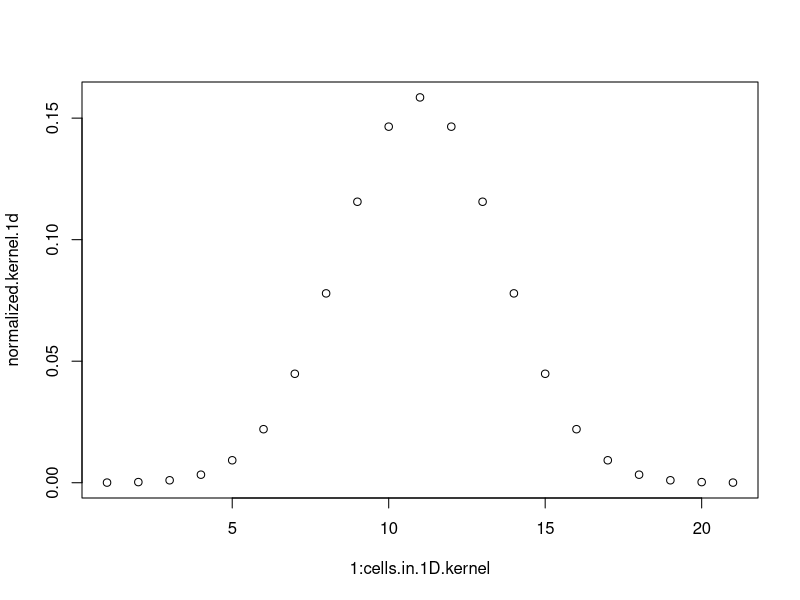
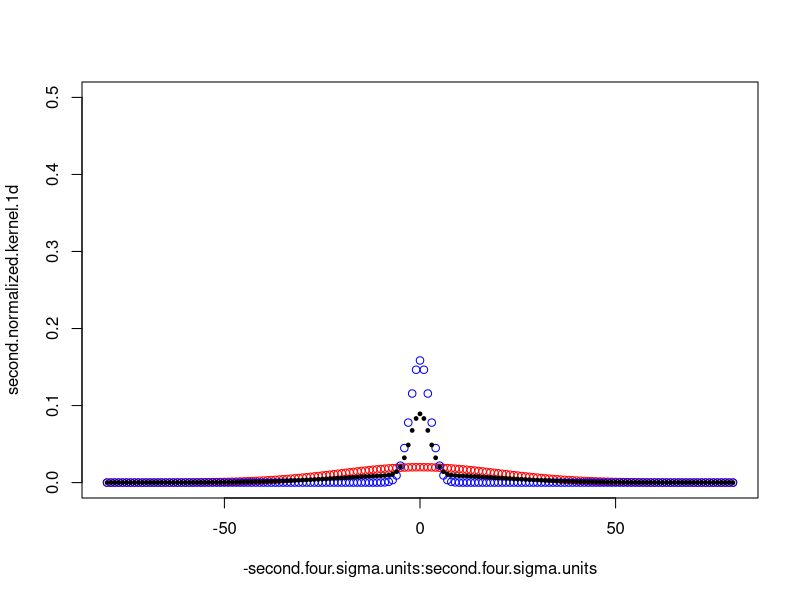
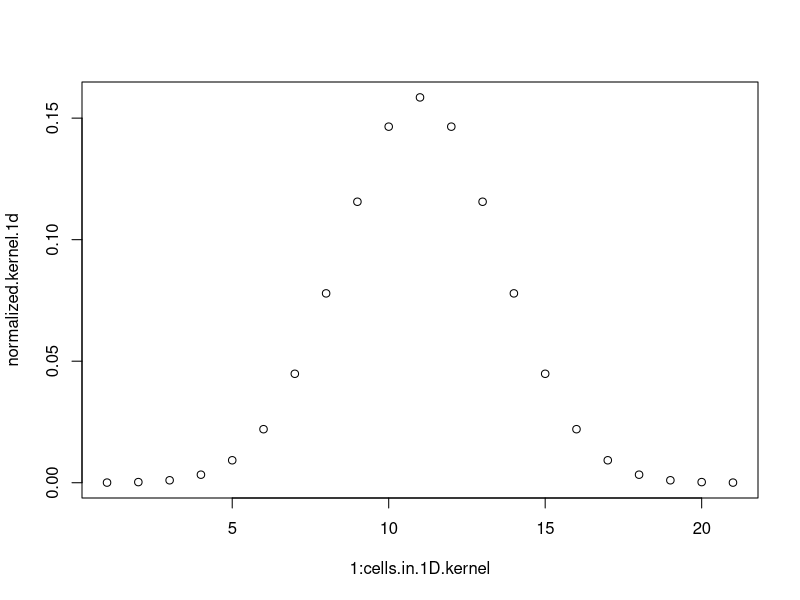
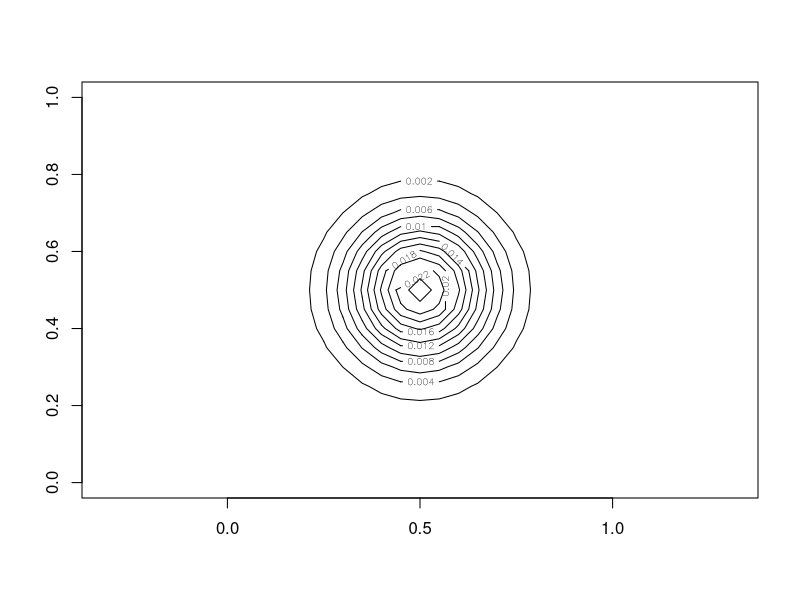
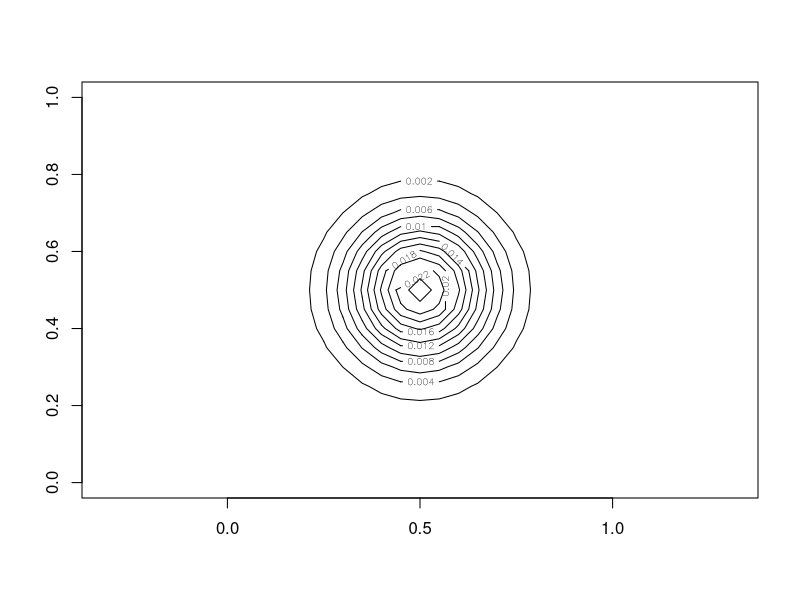
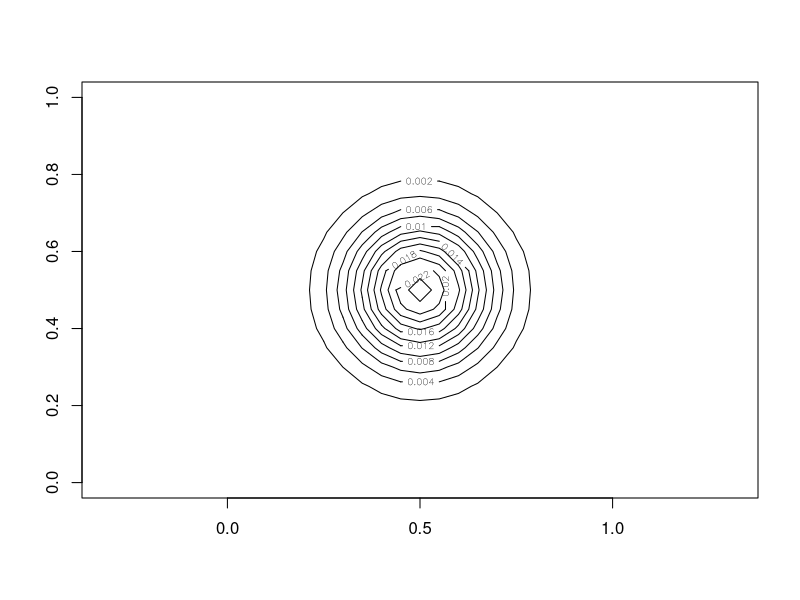

Write the R code that produced these figures, in order. (Note: this script raises an error after producing the figures.)
#############################################################################################################################
#
#  code to write the dispersal matrix for a given number of patches and dispersal kernel to go into Nemo
#  19 Jan 2015
#
#############################################################################################################################



# FOR A LANDSCAPE OF A GIVEN SIZE

#patches.x <- 1000	# number of patches going horizontally in the cylinder, the range will expand in this direction
#patches.y <- 200		# number of patches lined up vertically in the cylinder
	# mostly irrelevant for figuring out dispersal kernel, except don't want it to loop entirely around the cylinder
	# cut in half when creating the landscape because I want symmetry so the edges match up, the landscape will be made then mirrored

# how big in 1-D is a patch (meters here)
cell <- 50
# landscape size
land.x <- 10000	# 1000 km = 1,000,000 m
land.y <- 5000		# 50 km = 50,000 m

cells.x <- land.x/cell
cells.y <- land.y/cell

(total.cells <- cells.x * cells.y)



# CREATE THE DISPERSAL MATRIX

# dispersal kernel from 1 patch to surrounding patches
#	want it to be Gaussian and vary to having more LDD (long distance dispersal)
dist.mean <- 0		# mean should stay at zero as dispersal is centered around natal patch
dist.sd <- 125		# this is sigma, one standard deviation, in meters

# scale the landscape, and want to cut off at 4 sigma, so how many cells (in 1-D) are there within 4 sigma:
units <- dist.sd/cell		# number of cells per one sigma
four.sigma.units <- 4*units	# number of cells per four sigma IN ONE DIRECTION

center.cell <- four.sigma.units + 1
cells.in.1D.kernel <- four.sigma.units + four.sigma.units + 1
		# total cells going across the one-dimensional kernel are those one either side plus the central/natal one

# make the 1-D kernel
kernel.1d <- rep(NA, cells.in.1D.kernel)
k <- 1
for(i in -four.sigma.units:four.sigma.units){
	left.boundary <- (i-0.5)*cell
	right.boundary <- (i+0.5)*cell
	kernel.1d[k] <- pnorm(q=right.boundary, sd=dist.sd) - pnorm(q=left.boundary, sd=dist.sd)
	k <- k+1
}

# actually just take the first half and copy it to the second half, because the numbers slightly differ at the 12th decimal place otherwise.
# might be slightly inaccurate, but will ensure accuracy down the line and a perfect mirror image
kernel.1d <- c(kernel.1d[1:center.cell], kernel.1d[(center.cell-1):1])

	# correct to have the halves because the center cell in a sense can be thought of as zero space since not migrating leaves you there
	# still need to renormalize because only have the cumulative within 4 sigma
normalized.kernel.1d <- kernel.1d/sum(kernel.1d)	# normalize the probabilities to sum to 1
plot(1:cells.in.1D.kernel, normalized.kernel.1d)


########################################################################################################################
########################################################################################################################
#
#	for summing 2 distributions to create kurtosis:
#
# do the above again for a second distribution, sum the 1-D kernels and normalize
#
#	*** NOTE ***
#	WHEN SUMMING THE KERNELS, MAKE SURE TO ADD AFTER CENTERING AROUND 0
#
# dispersal kernel from 1 patch to surrounding patches
#	want it to be Gaussian and vary to having more LDD (long distance dispersal)
second.dist.mean <- 0		# mean should stay at zero as dispersal is centered around natal patch
second.dist.sd <- 1000		# this is sigma, one standard deviation, in meters

# scale the landscape, and want to cut off at 4 sigma, so how many cells (in 1-D) are there within 4 sigma:
second.units <- second.dist.sd/cell		# number of cells per one sigma
second.four.sigma.units <- 4*second.units	# number of cells per four sigma IN ONE DIRECTION

second.center.cell <- second.four.sigma.units + 1
second.cells.in.1D.kernel <- second.four.sigma.units + second.four.sigma.units + 1
		# total cells going across the one-dimensional kernel are those one either side plus the central/natal one

# make the 1-D kernel
second.kernel.1d <- rep(NA, second.cells.in.1D.kernel)
k <- 1
for(i in -second.four.sigma.units:second.four.sigma.units){
	left.boundary <- (i-0.5)*cell
	right.boundary <- (i+0.5)*cell
	second.kernel.1d[k] <- pnorm(q=right.boundary, sd=second.dist.sd) - pnorm(q=left.boundary, sd=second.dist.sd)
	k <- k+1
}

# actually just take the first half and copy it to the second half, because the numbers slightly differ at the 12th decimal place otherwise.
# might be slightly inaccurate, but will ensure accuracy down the line and a perfect mirror image
second.kernel.1d <- c(second.kernel.1d[1:second.center.cell], second.kernel.1d[(second.center.cell-1):1])

	# correct to have the halves because the center cell in a sense can be thought of as zero space since not migrating leaves you there
	# still need to renormalize because only have the cumulative within 4 sigma
second.normalized.kernel.1d <- second.kernel.1d/sum(second.kernel.1d)	# normalize the probabilities to sum to 1

diff.in.length <- abs(length(normalized.kernel.1d) - length(second.normalized.kernel.1d))
each.end.diff <- diff.in.length/2
# which is the shorter one:
if((length(normalized.kernel.1d) - length(second.normalized.kernel.1d)) < 0){	# then first kernel is shorter, add to it's length
	second.shorter <- FALSE
	long.normalized.kernel.1d <- c(rep(0, each.end.diff), normalized.kernel.1d, rep(0, each.end.diff))
	plot(-second.four.sigma.units:second.four.sigma.units, second.normalized.kernel.1d, ylim=c(0,0.5), col="red")
	points(-second.four.sigma.units:second.four.sigma.units, long.normalized.kernel.1d, col="blue")
}
if((length(normalized.kernel.1d) - length(second.normalized.kernel.1d)) > 0){	# then second kernel is shorter, add to it's length
	second.shorter <- TRUE
	second.normalized.kernel.1d <- c(rep(0, each.end.diff), second.normalized.kernel.1d, rep(0, each.end.diff))
	plot(-four.sigma.units:four.sigma.units, normalized.kernel.1d, ylim=c(0,0.5), col="red")
	points(-four.sigma.units:four.sigma.units, second.normalized.kernel.1d, col="blue")
}

prop.first.kernel <- 0.5
prop.second.kernel <- 1 - prop.first.kernel
summed.1d.kernels <- (long.normalized.kernel.1d * prop.first.kernel) + (second.normalized.kernel.1d * prop.second.kernel)

# just for the plot, to know which x values to use
if(second.shorter==FALSE){
	points(-second.four.sigma.units:second.four.sigma.units, summed.1d.kernels, pch=20, cex=0.75)
}else{
	points(-four.sigma.units:four.sigma.units, summed.1d.kernels, pch=20, cex=0.75)
}

########################################################################################################################
########################################################################################################################


# IF USING COMBINATION OF 2 KERNELS, UNCODE FOLLOWING LINE
#
# normalized.kernel.1d <- summed.1d.kernels

#normalized.kernel.1d <- kernel.1d/sum(kernel.1d)	# normalize the probabilities to sum to 1
plot(1:cells.in.1D.kernel, normalized.kernel.1d)

# multiply it by itself to create the 2-D
horizontal.to.multiply <- matrix(NA, nrow=length(normalized.kernel.1d), ncol=length(normalized.kernel.1d))
vertical.to.multiply <- matrix(NA, nrow=length(normalized.kernel.1d), ncol=length(normalized.kernel.1d))

for(j in 1:length(normalized.kernel.1d)){
	horizontal.to.multiply[j,] <- normalized.kernel.1d
	vertical.to.multiply[,j] <- normalized.kernel.1d
}

multiplied.kernels <- horizontal.to.multiply * vertical.to.multiply


# plot the multiplied matrix
library(graphics)
contour(multiplied.kernels, asp=1, nlevels= four.sigma.units)

# find the cutoff value for distance travelled, i.e. which contours don't make the full circle around because they travel farther than the central column/row?
lower.cutoff <- multiplied.kernels[1, center.cell]
multiplied.kernels[multiplied.kernels < lower.cutoff] <- 0
	# replace values lower than the cutoff with zero
# plot the multiplied matrix that's been cut off to circular distances
contour(multiplied.kernels, asp=1, nlevels= four.sigma.units)

# restandardize so all sums to 1
restandardized.multiplied.kernels <- multiplied.kernels/sum(multiplied.kernels)
contour(restandardized.multiplied.kernels, asp=1, nlevels= four.sigma.units)
disp.kernel <- restandardized.multiplied.kernels

middle.of.kernel <- center.cell
	# ceiling(length(disp.kernel[,1])/2)	# works because there are an odd number for the length/width
max.dist.include.natal <- middle.of.kernel	# the maximum number of cells an individual might migrate including 1 as staying in natal patch
max.dist.exclude.natal <- middle.of.kernel - 1


#############################################################################################################################
#
#	NOW WE HAVE THE DISPERSAL KERNEL
#
#	GO AHEAD AND MAKE THE DISPERSAL MATRIX
#
#############################################################################################################################



# dispersal matrix needs to be patch number x patch number with columns summing to 1
patches.x <- cells.x
patches.y <- cells.y
total.patches <- patches.x * patches.y

disp.mat <- matrix(0, nrow= total.patches, ncol= total.patches) 	
	# dispersal matrix is patch number by patch number
	# it is all zeros so I can simply fill in the non-zero values
	
# make an identifying number for all patches, go down each column before moving on to the next column
patch.number.ids <- matrix(0, nrow= patches.y, ncol= patches.x)
for(i in 1: (patches.x * patches.y)){
	patch.number.ids[i] <- i
}



# a function to mirror image a matrix
rotate90 <- function(x) t(apply(x, 2, rev))
mirror <- function(x) rotate90(rotate90(x))


# FOR A GIVEN PATCH, WHAT PATCHES ARE THERE TO CHOOSE FROM FOR MIGRATION

column.length <- patches.y
row.length <- patches.x

for(i in 1: patches.y){		# row
	for(j in 1: patches.x){	# column

		focal.patch.id <- patch.number.ids[i,j]
		potential.rows.vertical <- (i - max.dist.exclude.natal):(i + max.dist.exclude.natal)
		potential.columns.horizontal <- (j - max.dist.exclude.natal):(j + max.dist.exclude.natal)

		# check within bounds for rows
		if(TRUE %in% (potential.rows.vertical > column.length)){	# at the bottom of the cylinder, loop to top
			how.many.over <- table((potential.rows.vertical > column.length))[[2]]	
				# number of trues, i.e. those that are greater than the max column height
			potential.rows.vertical <- c((i - max.dist.exclude.natal):(column.length), 1:how.many.over)
		}
		if(TRUE %in% (potential.rows.vertical < 1)){	# at the top of the cylinder, loop to bottom
			how.many.under <- table((potential.rows.vertical < 1))[[2]]	
				# number of trues, i.e. those that are greater than the max column height
			potential.rows.vertical <- c((column.length-(how.many.under-1)):column.length, 1:(i + max.dist.exclude.natal))
		}
		# check within bounds for columns; DO NOT want these to loop to the other end of the x spectrum
		if(TRUE %in% (potential.columns.horizontal > row.length)){	# at the right end of the cylinder, don't loop
			how.many.over <- table((potential.columns.horizontal > row.length))[[2]]	
				# number of trues, i.e. those that are greater than the right end of the cylinder
			potential.columns.horizontal <- (j - max.dist.exclude.natal):(row.length)
		}
		if(TRUE %in% (potential.columns.horizontal < 1)){	# at the left end of the cylinder, don't loop 
			how.many.under <- table((potential.columns.horizontal < 1))[[2]]	
				# number of trues, i.e. those that are less than the left end of the cylinder
			potential.columns.horizontal <- 1:(j + max.dist.exclude.natal)
		}

		# take those columns and rows and create a list of potential patches
		potential.patches.matching.kernel <- patch.number.ids[potential.rows.vertical, potential.columns.horizontal]




		if(length(potential.patches.matching.kernel) < length(disp.kernel)){
			print("Patch dispersal kernel hits the left or right border!")
			# when at the left or right end of the cylinder, need to add in the extra migration - make boundaries reflecting
			
			# how many columns should be in the kernel total:
			kernel.length <- max.dist.include.natal + max.dist.exclude.natal
			
			
			# are we at the left or right edge?
			
			# left edge
			if(TRUE %in% (1: patches.y %in% potential.patches.matching.kernel)){
				# how many columns do we have / are we missing in the kernel
				short.kernel <- length(potential.patches.matching.kernel[1,])
				cols.missing <- kernel.length - short.kernel
				
				# missing that many columns, and in this case on the left
				# so mirror those 2 columns and add them on to the dispersal kernel existing leftmost columns
				
				modified.disp.kernel <- disp.kernel[, -c(1:cols.missing)]
				add.on.missing <- disp.kernel[, c(1:cols.missing)]
				if(cols.missing > 1){
					# mirror the dispersal kernel bit being added back on
					add.on.missing <- mirror(add.on.missing)
					for(k in 1:cols.missing){
						modified.disp.kernel[,k] <- modified.disp.kernel[,k] + add.on.missing[,k]
					}
				}else{
					modified.disp.kernel[,1] <- modified.disp.kernel[,1] + add.on.missing
				}
			}
			
			
			# right edge
			if(TRUE %in% (((total.patches-patches.y): total.patches) %in% potential.patches.matching.kernel)){
				# how many columns do we have / are we missing in the kernel
				short.kernel <- length(potential.patches.matching.kernel[1,])
				cols.missing <- kernel.length - short.kernel
				
				# missing that many columns, and in this case on the right
				# so mirror those columns if there are more than 1 and add them on to the dispersal kernel existing rightmost columns
				
				modified.disp.kernel <- disp.kernel[, -c(kernel.length:(kernel.length - (cols.missing-1)))]
				add.on.missing <- disp.kernel[, c(kernel.length:(kernel.length - (cols.missing-1)))]	# this ALREADY mirrored any columns greater than 1
				
				# harder on the right side to line up matrices for adding, so just add zeros to the existing reflected probabilities that are being added on
				empty.cols.to.add <- short.kernel - cols.missing
				
				# harder on the right side to line up matrices for adding, so just add zeros to the existing reflected probabilities that are being added on
				for(kk in 1: empty.cols.to.add){
					add.on.missing  <- cbind(rep(0, kernel.length), add.on.missing)
				}
				modified.disp.kernel <- modified.disp.kernel + add.on.missing				
			}
			# put the dispersal probability values into the dispersal matrix
			disp.mat[focal.patch.id, potential.patches.matching.kernel] <- modified.disp.kernel
			
		}else{
			#this is the simple case where values can just be inserted because we are not at the left or right boundary
			
			disp.mat[focal.patch.id, potential.patches.matching.kernel] <- disp.kernel	
				# for the focal patch we are on, that is the row number in the final dispersal matrix for nemo
				# insert into that row the values of where that patch sends migrants
		}
	}
}



setwd("~/Documents/My_Documents/UBC/Research/Range_SimulationProject/R_Code")

write(disp.mat, file="DispMatrix.txt", ncolumns=(total.patches), sep=", ")
	# this adds in the commas and maintains the columns, need the brackets another way


# can't get the brackets in properly without it writing them as a row instead of a column.  Quicker fix to just paste file into excel and concatenate the brackets in that way




#############################################################################################################################
#############################################################################################################################


# PATCH CAPACITY MATRIX

# also write the patch capacity matrix

# carrying capacity
K <- 10

# where to initiate the pop

# total number of pops
total.patches
# those patches are arrayed by:
# vertical number of patches
patches.y
# horizontal number of patches
patches.x

# width to initiate the pops over
initial.x <- 5

# that width creates this number of pops which are ordered correctly at the beginning of the list because of how the dispersal matriz has been constructed
initial.num.pops <- initial.x * patches.y


# FOR BURN IN
burnin <- paste(c("{", paste(rep(K, initial.num.pops), collapse=", "), ",", paste(rep(0, (total.patches - initial.num.pops)), collapse=", "), "}"), collapse=" ")

# FOR EXPANSION
expansion <- paste(c("{", paste(rep(K, total.patches), collapse=", "), "}"), collapse=" ")








#############################################################################################################################










#############################################################################################################################
#############################################################################################################################
#############################################################################################################################
#############################################################################################################################
